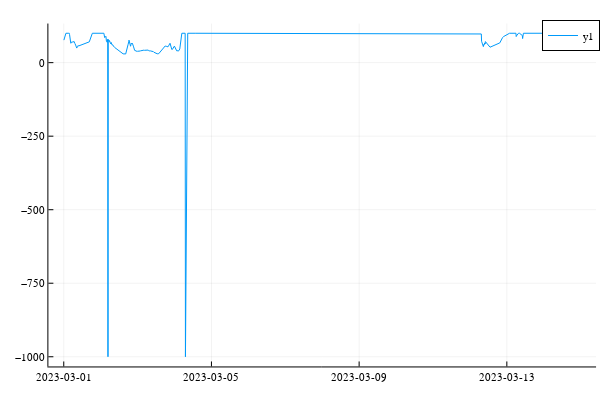

The cell this chart's notebook holds for it:
### Code cell
using Query

data |> 
    @filter(_.var_id == Hum::VarKind) |> 
    @df plot(:ts, :value)

### Figure 1 — Plotly figure (JSON) as saved in the notebook; plotly's stock layout.template omitted (floating-point values rounded to 4 significant figures; data arrays with more than 128 entries replaced by an {"elided": "..."} marker saying what was removed)
{"data": [{"colorbar": {"len": 0.9525, "title": "", "x": 0.9934, "y": 0.5139}, "legendgroup": "y1", "line": {"color": "rgba(0, 154, 250, 1.000)", "dash": "solid", "shape": "linear", "width": 1}, "mode": "lines", "name": "y1", "showlegend": true, "type": "scatter", "x": {"elided": "1039 int values"}, "xaxis": "x", "y": {"elided": "1039 float values"}, "yaxis": "y"}], "layout": {"annotations": [], "height": 400, "legend": {"bgcolor": "rgba(255, 255, 255, 1.000)", "bordercolor": "rgba(0, 0, 0, 1.000)", "borderwidth": 1, "font": {"color": "rgba(0, 0, 0, 1.000)", "family": "sans-serif", "size": 11}, "title": {"font": {"color": "rgba(0, 0, 0, 1.000)", "family": "sans-serif", "size": 15}, "text": ""}, "tracegroupgap": 0, "traceorder": "normal", "x": 1, "xanchor": "auto", "y": 1, "yanchor": "auto"}, "margin": {"b": 20, "l": 0, "r": 0, "t": 20}, "paper_bgcolor": "rgba(255, 255, 255, 1.000)", "plot_bgcolor": "rgba(255, 255, 255, 1.000)", "showlegend": true, "width": 600, "xaxis": {"anchor": "y", "domain": [0.08064, 0.9934], "gridcolor": "rgba(0, 0, 0, 0.100)", "gridwidth": 0.5, "linecolor": "rgba(0, 0, 0, 1.000)", "mirror": false, "range": [63813276029770, 63814557613230], "showgrid": true, "showline": true, "showticklabels": true, "tickangle": 0, "tickcolor": "rgb(0, 0, 0)", "tickfont": {"color": "rgba(0, 0, 0, 1.000)", "family": "sans-serif", "size": 11}, "tickmode": "array", "ticks": "inside", "ticktext": ["2023-03-01", "2023-03-05", "2023-03-09", "2023-03-13"], "tickvals": [63813312000000, 63813657600000, 63814003200000, 63814348800000], "title": "", "titlefont": {"color": "rgba(0, 0, 0, 1.000)", "family": "sans-serif", "size": 15}, "type": "-", "visible": true, "zeroline": false, "zerolinecolor": "rgba(0, 0, 0, 1.000)"}, "yaxis": {"anchor": "x", "domain": [0.03762, 0.9902], "gridcolor": "rgba(0, 0, 0, 0.100)", "gridwidth": 0.5, "linecolor": "rgba(0, 0, 0, 1.000)", "mirror": false, "range": [-1033, 133], "showgrid": true, "showline": true, "showticklabels": true, "tickangle": 0, "tickcolor": "rgb(0, 0, 0)", "tickfont": {"color": "rgba(0, 0, 0, 1.000)", "family": "sans-serif", "size": 11}, "tickmode": "array", "ticks": "inside", "ticktext": ["−1000", "−750", "−500", "−250", "0"], "tickvals": [-1000, -750, -500, -250, 0], "title": "", "titlefont": {"color": "rgba(0, 0, 0, 1.000)", "family": "sans-serif", "size": 15}, "type": "-", "visible": true, "zeroline": false, "zerolinecolor": "rgba(0, 0, 0, 1.000)"}}}
